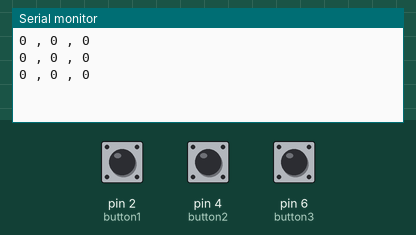
Bench run of a sketch on a simulated Arduino Uno, built with avr-gcc and run on an emulated ATmega328P. Parts: the last lines printed to the serial monitor. Inputs (shaded band) come from the test bench; at power-on: pin 2 (button1) LOW, pin 4 (button2) LOW, pin 6 (button3) LOW.

Above: at 2.8 s.
2.9 s: pin 2 (button1) pulled HIGH for 1.2 s
At 3.5 s:
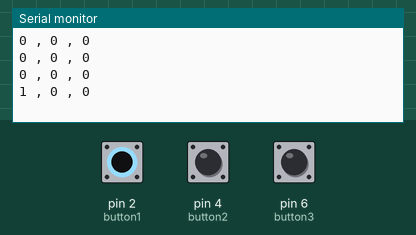
5.6 s: pin 4 (button2) pulled HIGH for 1.2 s
At 6.8 s:
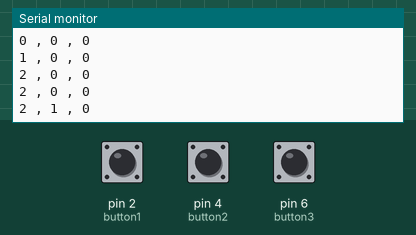
8.3 s: pin 6 (button3) pulled HIGH for 1.2 s
At 9.8 s:
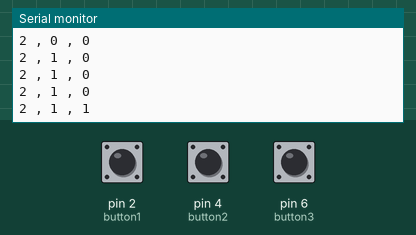
11.0 s: pin 2 (button1) pulled HIGH for 1.2 s
At 11.8 s:
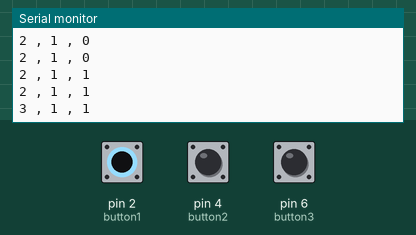
13.7 s: pin 4 (button2) pulled HIGH for 1.2 s
At 14.3 s:
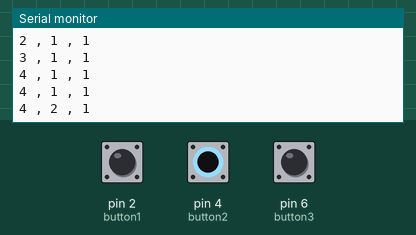
16.4 s: pin 6 (button3) pulled HIGH for 1.2 s
At 17.8 s:
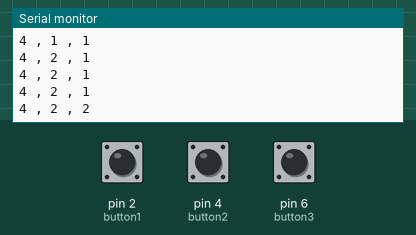
Timing chart, 0 to 19.4 s (numbered marks = the images above; inputs shaded):
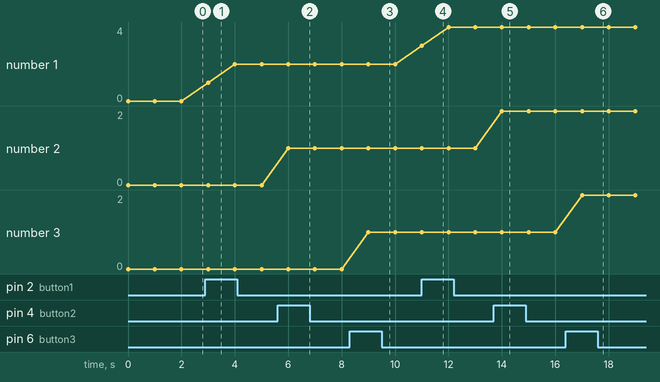

The sketch:

graph_test.ino
```cpp
int button1 = 2;
int button2 = 4;
int button3 = 6;
int paper = 0;
int plastic = 0;
int can = 0;

//this is the code i use to test the graph thingy
//combine this code with yours

void setup() {

  Serial.begin(9600);

  pinMode(button1, INPUT);
  pinMode(button2, INPUT);
  pinMode(button3, INPUT);
}


void loop() {

  int paperButton = digitalRead(button1);
  int plasticButton = digitalRead(button2);
  int canButton = digitalRead(button3);

  if (paperButton == 1) {
    paper++;
  }

  if (plasticButton == 1) {
    plastic++;
  }

  if (canButton == 1) {
    can++;
  }

  Serial.print(paper);
  Serial.print(" , ");
  Serial.print(plastic);
  Serial.print(" , ");
  Serial.println(can);
  delay(1000);
}
```

Measured:
- after the input at 2.9 s, the serial monitor: prints a new line after 0.10 s (image 1)
- after the input at 5.6 s, the serial monitor: prints a new line after 0.40 s (image 2)
- after the input at 8.3 s, the serial monitor: prints a new line after 0.70 s (image 3)
- after the input at 11.0 s, the serial monitor: prints a new line at once (image 4)
- after the input at 13.7 s, the serial monitor: prints a new line after 0.30 s (image 5)
- after the input at 16.4 s, the serial monitor: prints a new line after 0.60 s (image 6)
- plotted number 1: 0 → 2 after the input at 2.9 s, 2 → 4 after the input at 11.0 s
- plotted number 2: 1 → 2 after the input at 13.7 s
